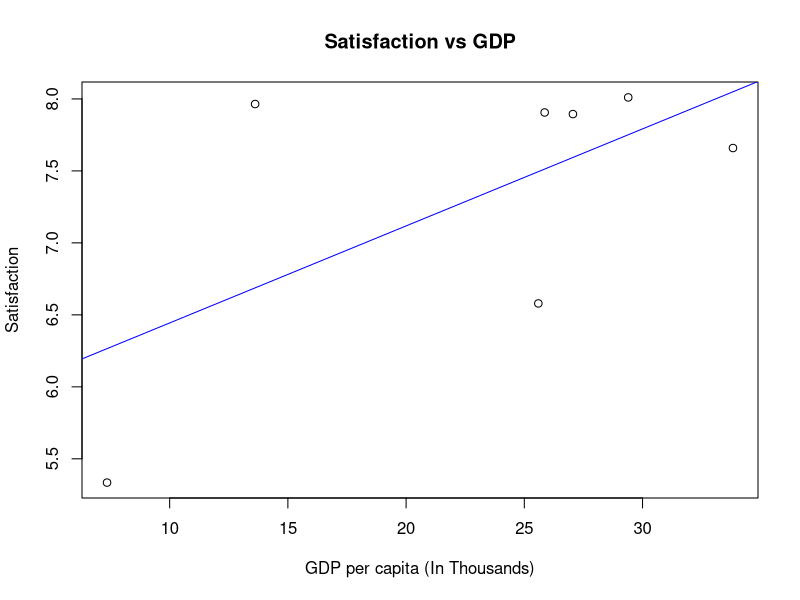
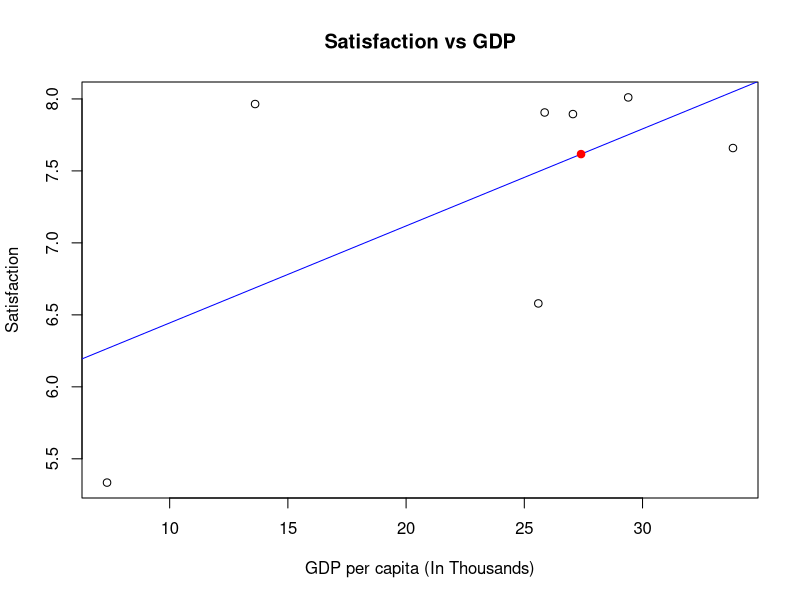
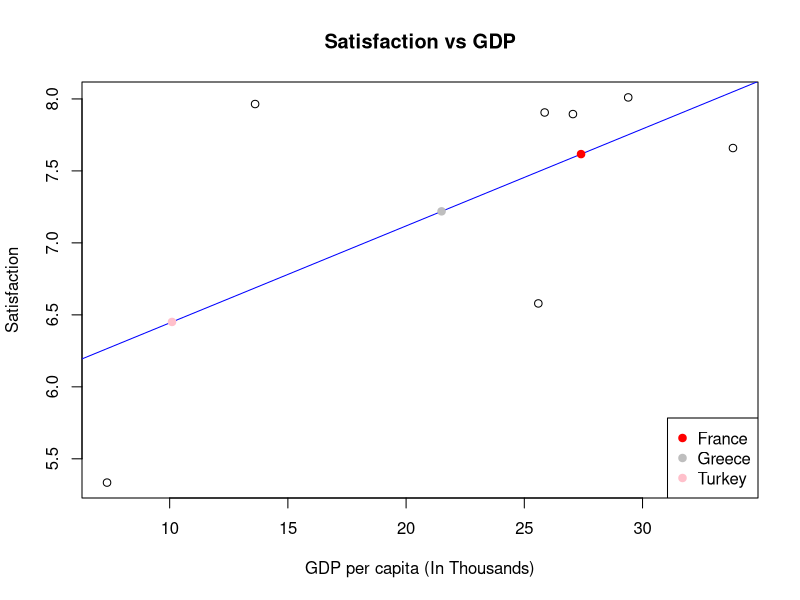

Generate these figures, in order, with R:
## ---- chunk 1
setwd("C:/Users/yoshi/OneDrive/Documents/RegressionHW")
hw1 <- read.table("hw1.txt", header = TRUE)
hw1

## ---- chunk 2
plot(hw1$GDP, hw1$Satisfaction, 
     xlab = "GDP per capita (In Thousands)", 
     ylab = "Satisfaction",
     main = "Satisfaction vs GDP")

abline(5.77, 0.0674, col = "blue")


## ---- chunk 3
france_gdp <- 27.4
france_satisfaction <- 5.77 + 0.0674 * france_gdp
cat("Expected satisfaction for France:", france_satisfaction)

## ---- chunk 4
plot(hw1$GDP, hw1$Satisfaction, 
     xlab = "GDP per capita (In Thousands)", 
     ylab = "Satisfaction",
     main = "Satisfaction vs GDP")

abline(5.77, 0.0674, col = "blue")
points(france_gdp, france_satisfaction, col = "red", pch = 19)

## ---- chunk 5
greece_gdp <- 21.5
turkey_gdp <- 10.1

greece_satisfaction <- 5.77 + 0.0674 * greece_gdp
turkey_satisfaction <- 5.77 + 0.0674 * turkey_gdp

plot(hw1$GDP, hw1$Satisfaction, 
     xlab = "GDP per capita (In Thousands)", 
     ylab = "Satisfaction",
     main = "Satisfaction vs GDP")

abline(5.77, 0.0674, col = "blue")
points(france_gdp, france_satisfaction, col = "red", pch = 19)
points(greece_gdp, greece_satisfaction, col = "gray", pch = 19)
points(turkey_gdp, turkey_satisfaction, col = "pink", pch = 19)

legend("bottomright", 
       legend = c( "France", "Greece", "Turkey"),
       col = c("red", "gray", "pink"),
       pch = c(19, 19, 19))

